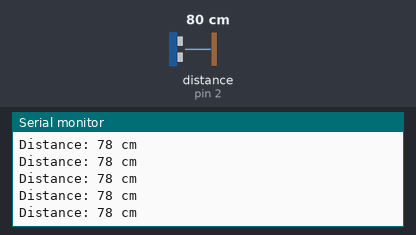
Simulated run of this sketch. Board: Arduino Uno, built with avr-gcc and run on an emulated ATmega328P. Parts: the last lines printed to the serial monitor. Wiring (inferred from the names in the program): ultrasonic range finder: trigger pin 3; echo pin 2. The test bench sets the inputs (shaded band); at power-on: distance to the obstacle (sensor on pin 2) 80 cm. The echo pulse lasts 58.3 µs per cm.

Above: at 1.2 s.
1.3 s: distance to the obstacle (sensor on pin 2) set to 2 cm
At 1.9 s:
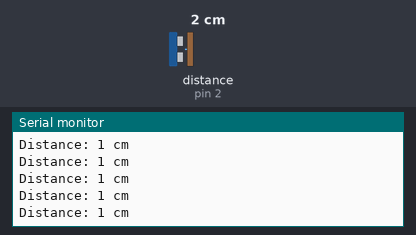
4.3 s: distance to the obstacle (sensor on pin 2) set to 120 cm
At 5.2 s:
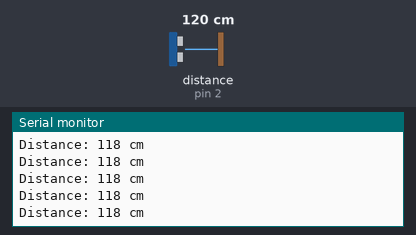
7.3 s: distance to the obstacle (sensor on pin 2) set to 18 cm
At 8.1 s:
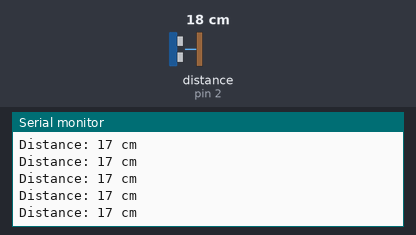
10.3 s: distance to the obstacle (sensor on pin 2) set to 250 cm
At 10.8 s:
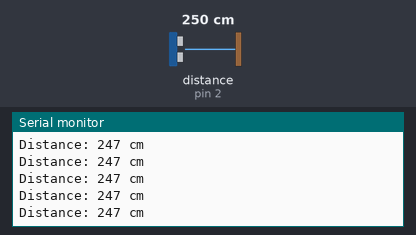
Timing chart, 0 to 13.3 s (numbered marks = the images above; inputs shaded):
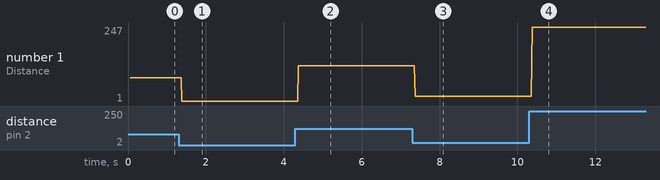

The sketch:

07_practice_1.ino
```cpp
#define PIN_ECHO 2
#define PIN_TRIG 3

long duration;
int distance;

void setup() {
  pinMode(PIN_TRIG, OUTPUT);
  pinMode(PIN_ECHO, INPUT);
  Serial.begin(9600);
  Serial.println("Ultrasonic Sensor HC-SR04 Test");
  Serial.println("with Arduino UNO R3");
  // put your setup code here, to run once:

}

void loop() {
  digitalWrite(PIN_TRIG, LOW);
  delayMicroseconds(2);
  digitalWrite(PIN_TRIG, HIGH);
  delayMicroseconds(10);
  digitalWrite(PIN_TRIG, LOW);
  duration = pulseIn(PIN_ECHO, HIGH);
  distance = duration * 0.034 / 2;
  Serial.print("Distance: ");
  Serial.print(distance);
  Serial.println(" cm");

}
```

Measured:
- after the input at 1.3 s, the serial monitor: prints a new line after 0.08 s (image 1)
- after the input at 4.3 s, the serial monitor: prints a new line after 0.08 s (image 2)
- after the input at 7.3 s, the serial monitor: prints a new line after 0.07 s (image 3)
- after the input at 10.3 s, the serial monitor: prints a new line after 0.08 s (image 4)
- plotted number 1: 78 → 1 after the input at 1.3 s, 1 → 118 after the input at 4.3 s, 118 → 17 after the input at 7.3 s, 17 → 247 after the input at 10.3 s
